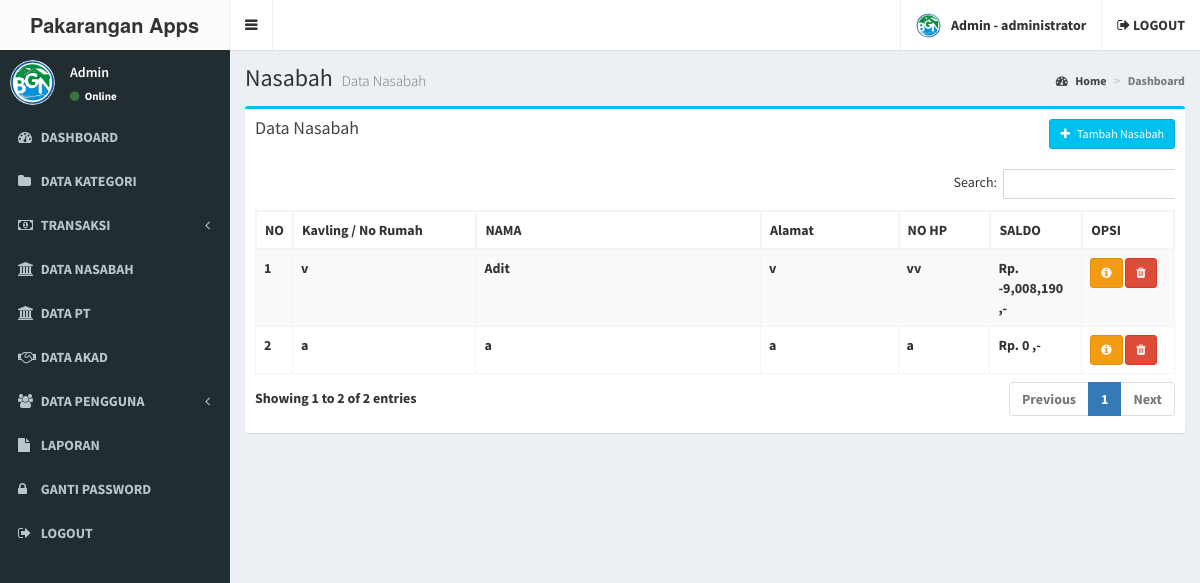
/admin/nasabah.php (signed in), run on the app's committed database.
### tables this page shows
CREATE TABLE IF NOT EXISTS `user` (
  `user_id` int(11) NOT NULL AUTO_INCREMENT,
  `user_nama` varchar(100) NOT NULL,
  `user_username` varchar(100) NOT NULL,
  `user_password` varchar(100) NOT NULL,
  `user_foto` varchar(100) DEFAULT NULL,
  `user_level` varchar(20) NOT NULL,
  PRIMARY KEY (`user_id`)
);

### admin/nasabah.php (the view, shortened to what this page needs)
<?php include 'header.php'; ?>
<div class="content-wrapper">
  <section class="content-header">
    <h1>
      Nasabah
      <small>Data Nasabah</small>
    </h1>
    <ol class="breadcrumb">
      <li><a href="#"><i class="fa fa-dashboard"></i> Home</a></li>
      <li class="active">Dashboard</li>
    </ol>
  </section>
  <section class="content">
    <div class="row">
      <section class="col-lg-12">
        <div class="box box-info">
          <div class="box-header">
            <h3 class="box-title">Data Nasabah</h3>
            <div class="btn-group pull-right">
              <button type="button" class="btn btn-info btn-sm" data-toggle="modal" data-target="#exampleModal">
                <i class="fa fa-plus"></i> &nbsp Tambah Nasabah
              </button>
            </div>
          </div>
          <div class="box-body">
            <div class="table-responsive">
              <table class="table table-bordered table-striped" id="table-datatable">
                <thead>
                  <tr>
                    <th width="1%">NO</th>
                    <th width="20%">Kavling / No Rumah</th>
                    <th>NAMA</th>
                    <th width="15%">Alamat</th>
                    <th width="10%">NO HP</th>
                    <th width="10%">SALDO</th>
                    <th width="10%">OPSI</th>
                  </tr>
                </thead>
                <tbody>
                  <?php
                  include '../koneksi.php';
                  $no = 1;
                  $data = mysqli_query($koneksi, "SELECT u.user_id, u.user_nama, n.kavling, n.alamat, n.no_hp,
                          (SELECT SUM(nominal) FROM transaksi_akad WHERE nasabah_id = n.id AND jenis = 'Pemasukan') as pemasukan,
                          (SELECT SUM(nominal) FROM transaksi_akad WHERE nasabah_id = n.id AND jenis = 'Pengeluaran') as pengeluaran
                          FROM nasabah as n
                          JOIN user as u ON u.user_id = n.user_id");
                  while ($d = mysqli_fetch_array($data)) {
                    $saldo = $d['pemasukan'] - $d['pengeluaran'];
                  ?>
                    <tr>
                      <td><?php echo $no++;
                          ?></td>
                      <td><?php echo $d['kavling'];
                          ?></td>
                      <td><?php echo $d['user_nama'];
                          ?></td>
                      <td><?php echo $d['alamat'];
                          ?></td>
                      <td><?php echo $d['no_hp'];
                          ?></td>
                      <td><?php echo "Rp. " . number_format($saldo) . " ,-";
                          ?></td>
                      <td>
                        <a href="nasabah_detail.php?user_id=<?= $d['user_id'] ?>" type="button" class="btn btn-warning btn-sm">
                          <i class="fa fa-info-circle"></i>
                        </a>
                        <button type="button" class="btn btn-danger btn-sm" data-toggle="modal" data-target="#hapus_nasabah_<?php echo $d['user_id']
                                                                                                                            ?>">
                          <i class="fa fa-trash"></i>
                        </button>
                      </td>
                    </tr>
                  <?php
                  }
                  ?>
                </tbody>
              </table>
            </div>
          </div>
        </div>
      </section>
    </div>
  </section>
</div>
<?php include 'footer.php'; ?>

### admin/header.php (shortened to what this page needs)
<!DOCTYPE html>
<html>
<head>
  <link rel="stylesheet" href="../assets/bower_components/bootstrap/dist/css/bootstrap.min.css">
  <link rel="stylesheet" href="../assets/bower_components/font-awesome/css/font-awesome.min.css">
  <link rel="stylesheet" href="../assets/bower_components/Ionicons/css/ionicons.min.css">
  <link rel="stylesheet" href="../assets/dist/css/AdminLTE.min.css">
  <link rel="stylesheet" href="../assets/bower_components/datatables.net-bs/css/dataTables.bootstrap.min.css">
  <link rel="stylesheet" href="../assets/css/main.css">
  <link rel="stylesheet" href="../assets/dist/css/skins/_all-skins.min.css">
  <link rel="stylesheet" href="../assets/bower_components/morris.js/morris.css">
  <link rel="stylesheet" href="../assets/bower_components/jvectormap/jquery-jvectormap.css">
  <link rel="stylesheet" href="../assets/bower_components/bootstrap-datepicker/dist/css/bootstrap-datepicker.min.css">
  <link rel="stylesheet" href="../assets/bower_components/bootstrap-daterangepicker/daterangepicker.css">
  <link rel="stylesheet" href="../assets/plugins/bootstrap-wysihtml5/bootstrap3-wysihtml5.min.css">
  <?php
  include '../koneksi.php';
  ?>
</head>
<body class="hold-transition skin-black sidebar-mini">
  <div class="wrapper">
    <header class="main-header">
      <a href="index.php" class="logo">
        <span class="logo-lg"><b>Pakarangan Apps</span>
      </a>
      <nav class="navbar navbar-static-top">
        <a href="#" class="sidebar-toggle" data-toggle="push-menu" role="button">
        </a>
        <div class="navbar-custom-menu">
          <ul class="nav navbar-nav">
            <li class="dropdown user user-menu">
              <a href="#" class="dropdown-toggle" data-toggle="dropdown">
                <?php
                $id_user = $_SESSION['id'];
                $profil = mysqli_query($koneksi, "select * from user where user_id='$id_user'");
                $profil = mysqli_fetch_assoc($profil);
                if ($profil['user_foto'] == "") {
                ?>
                  <img src="../gambar/sistem/user.png" class="user-image">
                <?php } else { ?>
                  <img src="../gambar/user/<?php echo $profil['user_foto'] ?>" class="user-image">
                <?php } ?>
                <span class="hidden-xs"><?php echo $_SESSION['nama']; ?> - <?php echo $_SESSION['level']; ?></span>
              </a>
            </li>
            <li>
              <a href="logout.php"><i class="fa fa-sign-out"></i> LOGOUT</a>
            </li>
          </ul>
        </div>
      </nav>
    </header>
    <aside class="main-sidebar">
      <section class="sidebar">
        <div class="user-panel">
          <div class="pull-left image">
            <?php
            $id_user = $_SESSION['id'];
            $profil = mysqli_query($koneksi, "select * from user where user_id='$id_user'");
            $profil = mysqli_fetch_assoc($profil);
            if ($profil['user_foto'] == "") {
            ?>
              <img src="../gambar/sistem/user.png" class="img-circle">
            <?php } else { ?>
              <img src="../gambar/user/<?php echo $profil['user_foto'] ?>" class="img-circle" style="max-height:45px">
            <?php } ?>
          </div>
          <div class="pull-left info">
            <p><?php echo $_SESSION['nama']; ?></p>
            <a href="#"><i class="fa fa-circle text-success"></i> Online</a>
          </div>
        </div>
        <ul class="sidebar-menu" data-widget="tree">
          <li>
            <a href="index.php">
              <i class="fa fa-dashboard"></i> <span>DASHBOARD</span>
            </a>
          </li>
          <li>
            <a href="kategori.php">
              <i class="fa fa-folder"></i> <span>DATA KATEGORI</span>
            </a>
          </li>
          <li class="treeview">
            <a href="#">
              <i class="fa fa-money"></i>
              <span>TRANSAKSI</span>
              <span class="pull-right-container">
                <i class="fa fa-angle-left pull-right"></i>
              </span>
            </a>
          </li>
          <li>
            <a href="nasabah.php">
              <i class="fa fa-university"></i> <span>DATA NASABAH</span>
            </a>
          </li>
          <li>
            <a href="pt.php">
              <i class="fa fa-university"></i> <span>DATA PT</span>
            </a>
          </li>
          <li>
            <a href="akad.php">
              <i class="fa fa-handshake-o"></i> <span>DATA AKAD</span>
            </a>
          </li>
          <li class="treeview">
            <a href="#">
              <i class="fa fa-users"></i>
              <span>DATA PENGGUNA</span>
              <span class="pull-right-container">
                <i class="fa fa-angle-left pull-right"></i>
              </span>
            </a>
          </li>
          <li>
            <a href="laporan.php">
              <i class="fa fa-file"></i> <span>LAPORAN</span>
            </a>
          </li>
          <li>
            <a href="gantipassword.php">
              <i class="fa fa-lock"></i> <span>GANTI PASSWORD</span>
            </a>
          </li>
          <li>
            <a href="logout.php">
              <i class="fa fa-sign-out"></i> <span>LOGOUT</span>
            </a>
          </li>
        </ul>
      </section>
    </aside>

### admin/header.php (style rules this page uses)
#table-datatable { width: 100% !important; }
#table-datatable .sorting_disabled { border: 1px solid #f4f4f4; }

### data on the page
user: user_foto (picture)
user: kavling "v", user_nama "Adit", alamat "v", no_hp "vv", saldo "-9,008,190"
user: kavling "a", user_nama "a", alamat "a", no_hp "a", saldo "0"

### other printed values
$_SESSION['nama'] "Admin"
$_SESSION['level'] "administrator"
